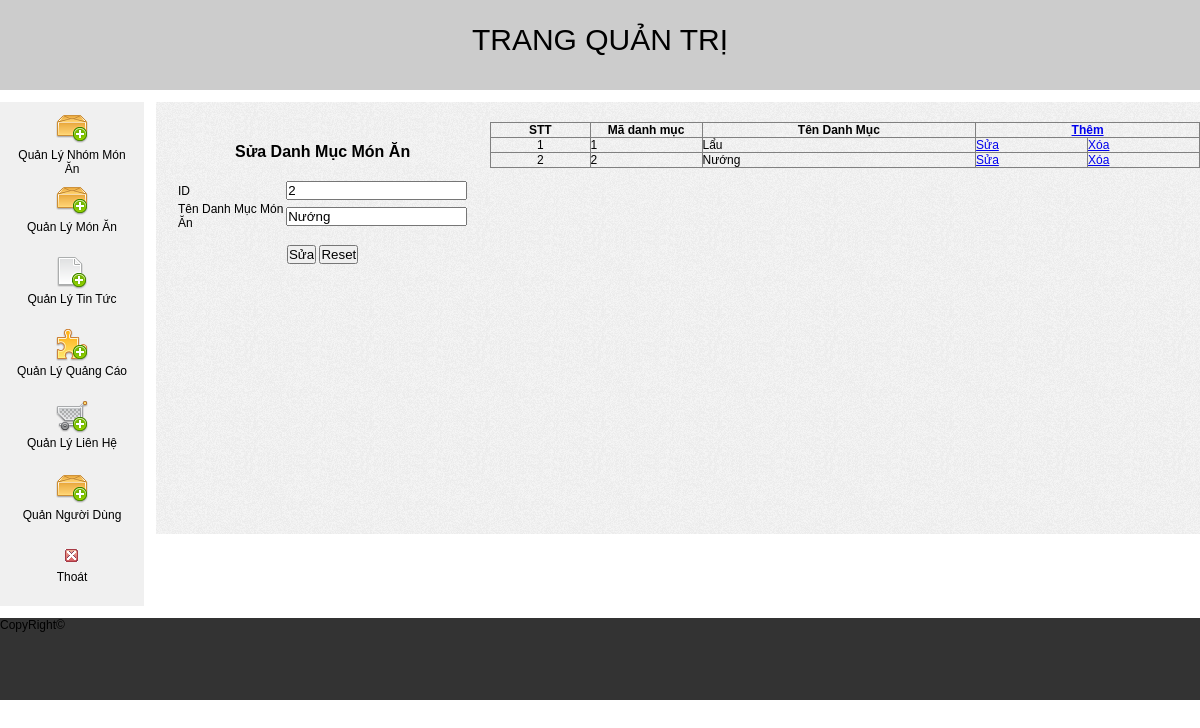
/admin/index.php?quanly=nhommonan&ac=sua&id=2, run on the app's committed database.
### tables this page shows
CREATE TABLE IF NOT EXISTS `tbl_nhom_mon_an` (
  `id_nhom` int(11) NOT NULL AUTO_INCREMENT,
  `ten_nhom` varchar(50) NOT NULL,
  PRIMARY KEY (`id_nhom`)
);

### admin/modules/config.php (called while the page is built, shortened)
<?php
	$database_name = "db_php_web_datmon_nh";
?>

### admin/modules/nhommonan/lietke.php (the view, shortened to what this page needs)
<div class="right-content">
  <table width="100%" border="1" style="border-collapse:collapse;">
    <tr>
      <th width="8%"><div align="center">STT</div></th>
      <th width="9%">Mã danh mục</th>
      <th width="22%">Tên Danh Mục</th>
      <th colspan="2"><a href="index.php?quanly=danhmuc&ac=them">Thêm</a></th>
    </tr>
    <?php
 		$query = "SELECT * FROM `tbl_nhom_mon_an`";
		$rows = mysql_db_query($database_name,$query);
		$i = 1;
		while($row = mysql_fetch_array($rows)){
	?>
    <tr>
      <td><div align="center"><?php echo $i; ?></div></td>
      <td><?php echo $row["id_nhom"] ?></td>
      <td><?php echo $row["ten_nhom"] ?></td>
      <td width="9%"><a href="index.php?quanly=nhommonan&ac=sua&id=<?php echo $row['id_nhom'] ?>">Sửa</a></td>
      <td width="9%"><a href="modules/nhommonan/xuly.php?quanly=nhommonan&ac=xoa&id=<?php echo $row['id_nhom'] ?>">Xóa</a></td>
    </tr>
    <?php
		$i++;
	  	}
  	?>
  </table>
</div>

### admin/modules/nhommonan/sua.php
<?php
$query_select_danhmuc = "select * from tbl_nhom_mon_an where id_nhom = '$_GET[id]'";
$result = mysql_query ( $query_select_danhmuc );
$row = mysql_fetch_assoc ( $result );
?>
<form action="modules/nhommonan/xuly.php?id=<?php echo $_GET['id']  ?>"
	method="post">
	<div class="left-content">
		<table width="100%" border="0"
			style="padding-left: 20px; text-transform: capitalize">
			<tr>
				<td height="55" colspan="2" align="center"
					style="text-transform: capitalize; font-family: Arial, Helvetica, sans-serif; font-size: 16px; font-weight: bold;">Sửa
					Danh Mục Món Ăn</td>
			</tr>
			<tr>
				<td width="46%">ID</td>
				<td width="54%"><label for="id_nhom"></label> <input type="text"
					readonly="readonly" name="id_nhom" id="id_nhom"
					value="<?php echo $row['id_nhom'] ?>"></td>
			</tr>
			<tr>
				<td>Tên Danh Mục Món Ăn</td>
				<td><label for="ten_nhom"></label> <input type="text"
					name="ten_nhom" id="ten_nhom"
					value="<?php echo $row['ten_nhom'] ?>"></td>
			</tr>
			<tr>
				<td height="44" colspan="2" style="text-align: center"><input
					name="sua" type="submit" id="sua" value="Sửa"> <input type="reset"
					name="clear" id="clear" value="Reset"></td>
			</tr>
		</table>
	</div>
</form>

### admin/css/style.css (style rules this page uses)
* { margin: 0px; padding: 0px; }
body { font-family:Arial, Helvetica, sans-serif; font-size:12px; }
div.left-content, div.right-content { float:left; width:30%; }
div.right-content { float:right; width:68%; }

### data on the page
tbl_nhom_mon_an: id_nhom "2", ten_nhom "Nướng"
tbl_nhom_mon_an: id_nhom "1", ten_nhom "Lẩu"
